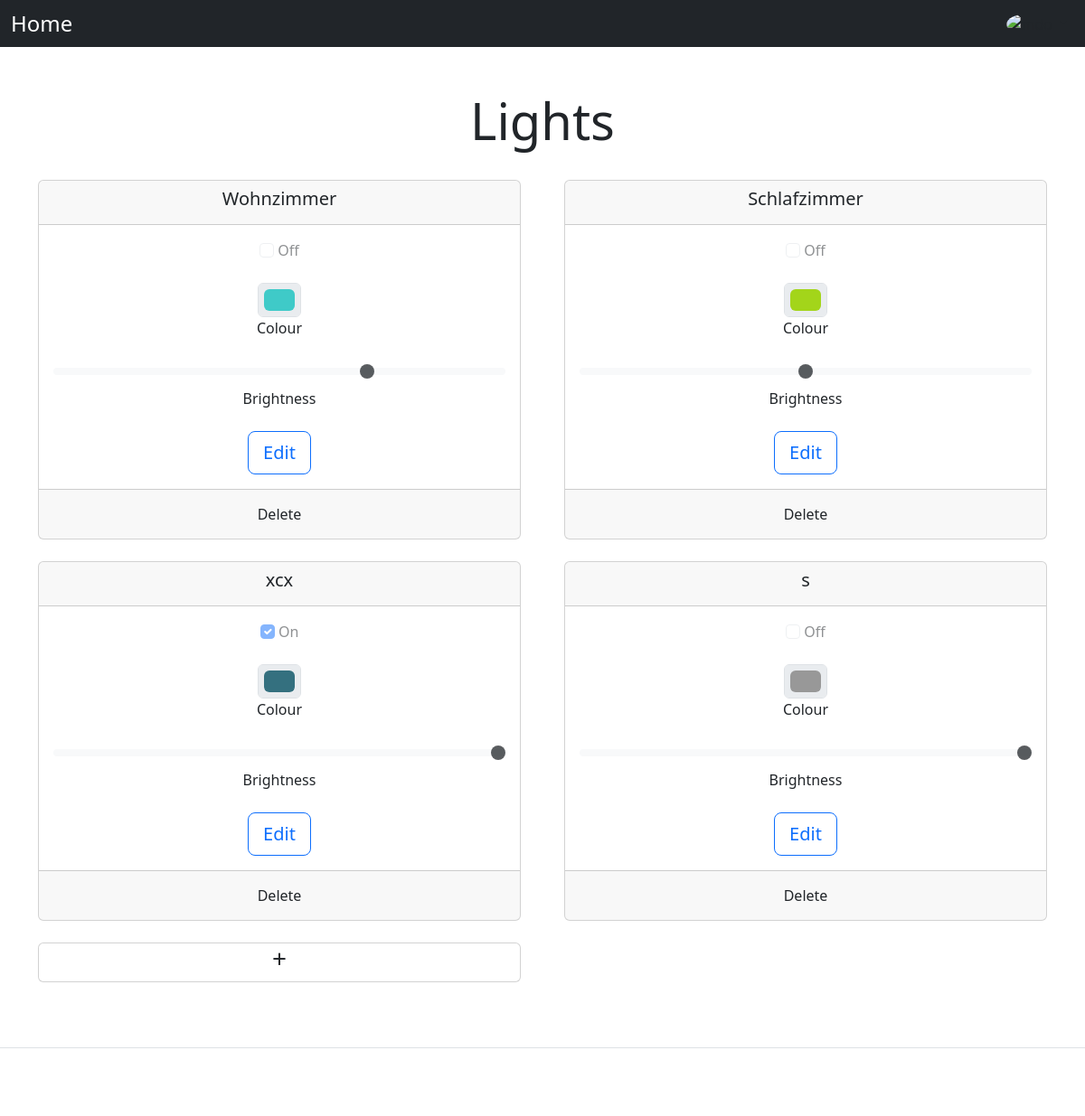
The app's page /lights/ (signed in), older data.
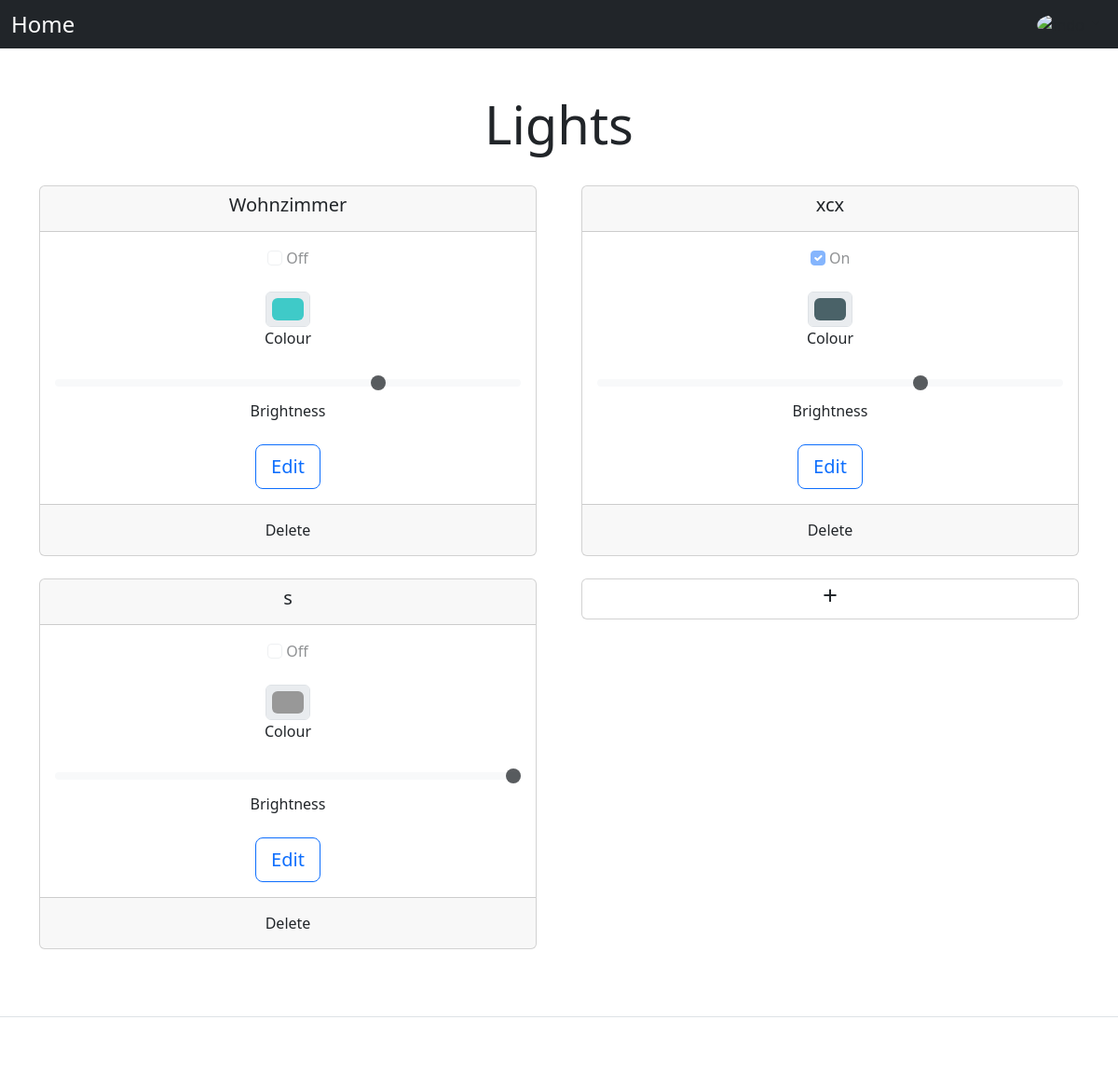
The same page, newer data.
### lights/models.py (models this page shows)
class Light(models.Model):
    name = models.CharField(max_length=200)
    status = models.BooleanField(default=False)
    colour = models.CharField(max_length=200, default="#989898")
    brightness = models.IntegerField(default=100)

### lights/views.py (the view)
# urls.py: path('', views.index, name='index'),
@login_required
def index(request):
    if request.method == 'POST':
        form = AddForm(request.POST)
        if form.is_valid():
            light = form.save(commit=False)
            light.save()
        return redirect("index")
    else:
        light_list = Light.objects.all()
        context = {'latest_light_list': light_list}
        return render(request, 'lights/index.html', context)

### lights/templates/lights/index.html (shortened to what this page needs)
{% include "header.html" %}
<div class="px-3 py-3 pt-md-5 pb-md-4 mx-auto text-center">
    <h1 class="display-4">Lights</h1>
</div>
<div class="container text-center">
    <div class="row row-cols-2 gx-5">
        {% for light in latest_light_list %}
            <div class="col">
                <div class="card mb-4">
                    <div class="card-header">
                        <h5 class="card-title">{{ light.name }}</h5>
                    </div>
                    <div class="card-body">
                        <div class="mb-4">
                            <input class="form-check-input" type="checkbox" role="switch" id="status_{{ forloop.counter }}"
                                   disabled {% if light.status %} checked{% endif %}>
                            <label class="form-check-label" for="status_{{ forloop.counter }}">{% if light.status %} On {% else %}
                                Off {% endif %}</label>
                        </div>
                        <div class="mb-4">
                            <input type="color" class="form-control form-control-color mx-auto" id="colour_{{ forloop.counter }}"
                                   value="{{ light.colour }}" disabled>
                            <label class="form-check-label" for="colour_{{ forloop.counter }}">Colour</label>
                        </div>
                        <div class="mb-4">
                            <input type="range" class="form-range" min="0" max="100" step="10" id="brightness_{{ forloop.counter }}"
                                   value="{{ light.brightness }}" disabled>
                            <label class="form-check-label" for="brightness_{{ forloop.counter }}">Brightness</label>
                        </div>
                        <a href="/lights/{{ light.id }}" class="btn btn-outline-primary btn-lg btn-block">Edit</a>
                    </div>
                    <div class="card-footer text-muted">
                        <form action="/lights/{{ light.id }}/delete/" method="post">
                            <button type="submit" class="btn mx-auto">Delete</button>
                        </form>
                    </div>
                </div>
            </div>
        {% endfor %}
        <div class="col">
            <div class="card mb-4">
                <a href="/lights/add/" class="my-auto stretched-link nav-link text-dark"><h3>+</h3></a>
            </div>
        </div>
    </div>
</div>
{% include "footer.html" %}

### lights/templates/header.html (shortened to what this page needs)
<!DOCTYPE html>
<html lang="de" data-bs-theme="">
<head>
    <link href="https://cdn.jsdelivr.net/npm/bootstrap@5.3.0-alpha1/dist/css/bootstrap.min.css" rel="stylesheet"
>
</head>
<body>
    {% load static %}
    <div class="navbar navbar-expand-lg navbar-dark bg-dark">
        <div class="container-fluid">
            <div class="fs-4">
                <a href="{% url 'index'%}" class="nav-bar-brand text-white nav-link me-2">Home</a>
            </div>
            {% if user.is_authenticated %}
            <div class="">
                <div class="nav-item dropdown me-2">
                    <a href="" class="nav-link dropdown-toggle" data-bs-toggle="dropdown"
                        data-bs-target="#profileContent" aria-expanded="false" aria-label="Toggle profile" role="button">
                        <img src="https://github.com/mdo.png" alt="mdo" width="32" height="32" class="rounded-circle">
                    </a>
                </div>
            </div>
            {% endif %}
        </div>
    </div>

### lights/templates/footer.html (shortened to what this page needs)
<div class="pt-4 my-md-5 pt-md-5 border-top sticky-bottom">
</div>
</body>
</html>

Row changes from the older to the newer data that the page shows:
removed Light: name "Schlafzimmer", shows "Off", colour "#a3d51a", brightness "50"
changed Light "xcx": colour "#34707f" → "#4a6268"; brightness "100" → "70"
